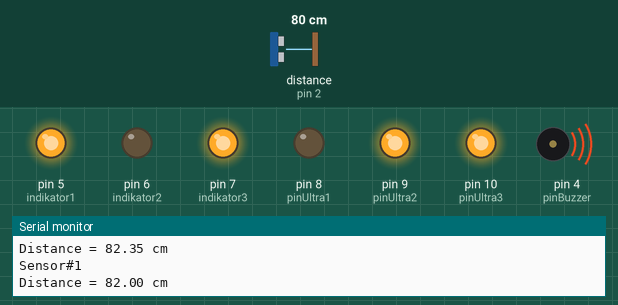
Bench run of a sketch on a simulated Arduino Uno, built with avr-gcc and run on an emulated ATmega328P. Shown: output pins drawn as LEDs (lit = HIGH), buzzer (waves = sounding, pin HIGH), the last lines printed to the serial monitor. Wiring (inferred from the names in the program): ultrasonic range finder: trigger pin 12; echo pin 2. The test bench sets the inputs (shaded band); at power-on: distance to the obstacle (sensor on pin 2) 80 cm. The echo pulse lasts 58.3 µs per cm; pins used as bus, display or sensor lines are not drawn.

Above: at 3.6 s.
3.7 s: distance to the obstacle (sensor on pin 2) set to 52 cm
8.1 s: distance to the obstacle (sensor on pin 2) set to 43 cm
At 10.0 s:
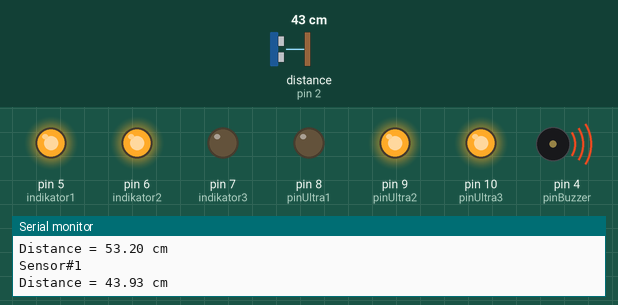
11.7 s: distance to the obstacle (sensor on pin 2) set to 120 cm
At 15.9 s:
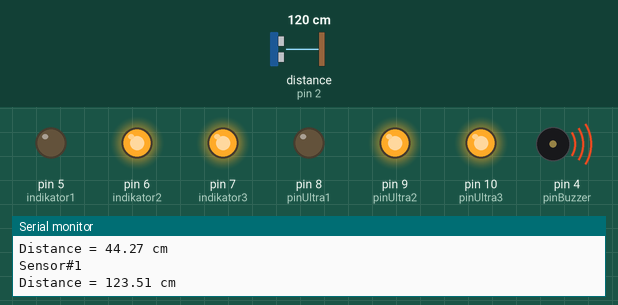
16.8 s: distance to the obstacle (sensor on pin 2) set to 101 cm
20.4 s: distance to the obstacle (sensor on pin 2) set to 92 cm
At 24.3 s:
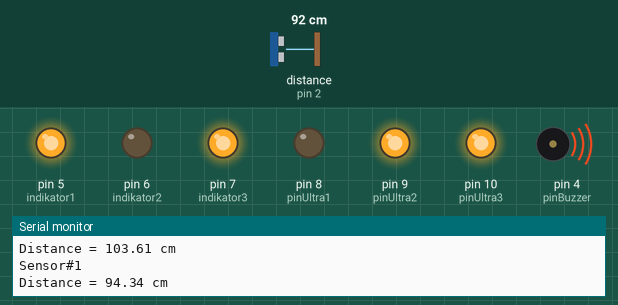
25.2 s: distance to the obstacle (sensor on pin 2) set to 4 cm
At 27.7 s:
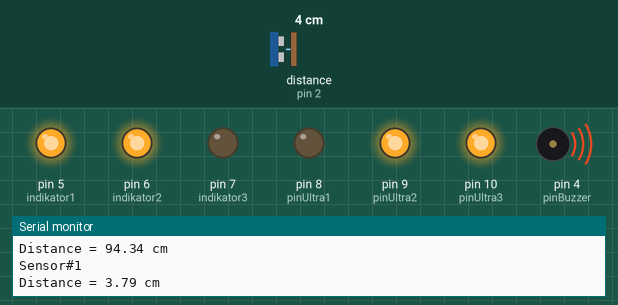
Timing chart, 0 to 29.2 s (numbered marks = the images above; inputs shaded):
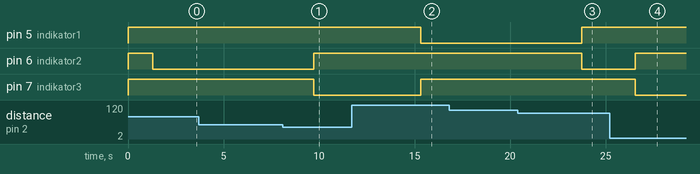

The sketch:

test_ultrasonic.ino
```cpp
int pinTrigger = 12;
int pinEcho3 = 11;
int pinEcho2 = 3;
int pinEcho1 = 2;
int pinUltra1 = 8;
int pinUltra2 = 9;
int pinUltra3 = 10;
int indikator1 = 5;
int indikator2 = 6;
int indikator3 = 7;
int pinBuzzer = 4;

boolean isInDanger = false;

float duration, distance;

unsigned long interval = 150000;
unsigned long interval2 = 50;
unsigned long previousMillis = 0;
unsigned long previousMillis2 = 0;
unsigned long currentMillis = millis();
unsigned long currentMillis2 = millis();

void setup() {
  Serial.begin(9600);

  pinMode(pinBuzzer, OUTPUT);
  pinMode(pinTrigger, OUTPUT);
  pinMode(pinEcho1, INPUT);
  pinMode(pinEcho2, INPUT);
  pinMode(pinEcho3, INPUT);

  pinMode(pinUltra1, OUTPUT);
  pinMode(pinUltra2, OUTPUT);
  pinMode(pinUltra3, OUTPUT);
  pinMode(indikator1, OUTPUT);
  pinMode(indikator2, OUTPUT);
  pinMode(indikator3, OUTPUT);

  digitalWrite(pinBuzzer, HIGH);
  digitalWrite(pinUltra1, HIGH);
  digitalWrite(pinUltra2, HIGH);
  digitalWrite(pinUltra3, HIGH);
  digitalWrite(indikator1, HIGH);
  digitalWrite(indikator2, HIGH);
  digitalWrite(indikator3, HIGH);

}

void loop() {
  iterateSensor();
  delay(1300);
  if(isInDanger){
    inDanger();
  }
}

void inDanger(){
  currentMillis = millis();
  if ((unsigned long)(currentMillis - previousMillis) >= interval){
    turnBuzzerOn();
  }
}

void turnBuzzerOn(){
  while(isInDanger){
    currentMillis2 = millis();
    if ((unsigned long)(currentMillis2  - previousMillis2 ) >= interval2){
      digitalWrite(pinBuzzer, LOW);
      delay(45);
      digitalWrite(pinBuzzer, HIGH);
      delay(45);
      digitalWrite(pinBuzzer, LOW);
      delay(125);
      digitalWrite(pinBuzzer, HIGH);
      delay(45);
      digitalWrite(pinBuzzer, LOW);
      delay(45);
      digitalWrite(pinBuzzer, HIGH);
      delay(125);
      digitalWrite(pinBuzzer, LOW);
      delay(45);
      digitalWrite(pinBuzzer, HIGH);
      delay(45);
      digitalWrite(pinBuzzer, LOW);
      delay(125);
      digitalWrite(pinBuzzer, HIGH);
      previousMillis2 = currentMillis2;
      iterateSensor();
    }
  }
}
void iterateSensor(){

  for(int i =0; i<1; i++){
    switch(i){
      case 0:
      Serial.println("Sensor#1");
      digitalWrite(pinUltra1, LOW);
      digitalWrite(pinUltra2, HIGH);
      digitalWrite(pinUltra3, HIGH);
      break;
      case 1:
      Serial.println("Sensor#2");
      digitalWrite(pinUltra2, LOW);
      digitalWrite(pinUltra1, HIGH);
      digitalWrite(pinUltra3, HIGH);
      break;
      case 2:
      Serial.println("Sensor#3");
      digitalWrite(pinUltra3, LOW);
      digitalWrite(pinUltra2, HIGH);
      digitalWrite(pinUltra1, HIGH);
      break;

    }
    generatePulse(i);
    checkSensor();
    delay(200);
  }
}
void checkSensor(){
  distance = (duration / 2) * 0.0353;

  Serial.print("Distance = ");
  if (distance >= 400 || distance <= 2) {
     Serial.println("Out of range");
  }
  else {
    Serial.print(distance);
    Serial.println(" cm");
    delay(1300);
  }
  if (distance >= 2 && distance < 50) {
    digitalWrite(indikator3, LOW);
    digitalWrite(indikator2, HIGH);
    digitalWrite(indikator1, HIGH);
    isInDanger = false;
  }
  if (distance >= 50 && distance < 100) {
    digitalWrite(indikator2, LOW);
    digitalWrite(indikator1, HIGH);
    digitalWrite(indikator3, HIGH);
    isInDanger = false;
  }
  if (distance >= 100) {
    digitalWrite(indikator1, LOW);
    digitalWrite(indikator2, HIGH);
    digitalWrite(indikator3, HIGH);
    if(!isInDanger){
      isInDanger = true;
      currentMillis = millis();
      previousMillis = currentMillis;
    }
  }
}
void generatePulse(int idx){
  digitalWrite(pinTrigger, LOW);
  delayMicroseconds(2);
  digitalWrite(pinTrigger, HIGH);
  delayMicroseconds(10);
  digitalWrite(pinTrigger, LOW);

  switch(idx){
    case 0:
    duration = pulseIn(pinEcho1, HIGH);
    break;
    case 1:
    duration = pulseIn(pinEcho2, HIGH);
    break;
    case 2:
    duration = pulseIn(pinEcho3, HIGH);
    break;
  }
}
```

Measured:
- the behaviour switches between 49 and 48 cm on distance to the obstacle (sensor on pin 2) (found by bisection; images 0 and 1)
- the behaviour switches between 98 and 97 cm on distance to the obstacle (sensor on pin 2) (found by bisection; images 2 and 3)
- after the input at 8.1 s, pin 6 (indikator2): LOW → HIGH after 1.6 s; pin 7 (indikator3): HIGH → LOW after 1.6 s
- after the input at 11.7 s, pin 5 (indikator1): HIGH → LOW after 3.6 s; pin 7 (indikator3): LOW → HIGH after 3.6 s
- after the input at 20.4 s, pin 5 (indikator1): LOW → HIGH after 3.4 s; pin 6 (indikator2): HIGH → LOW after 3.4 s
- after the input at 25.2 s, pin 6 (indikator2): LOW → HIGH after 1.4 s; pin 7 (indikator3): HIGH → LOW after 1.4 s
